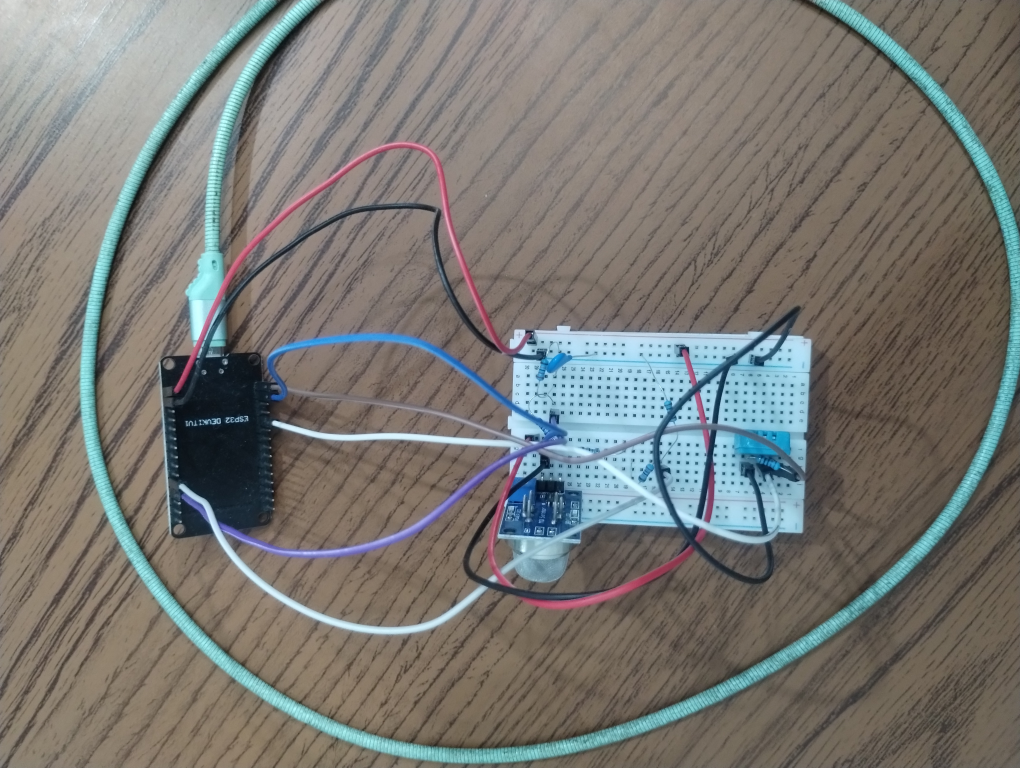
#> input picture fotos/prototipo_casa_1.jpg, 4080 x 3072 px, found by its file name (shown at 1/4 size)
$ python gerar_figs_artigo.py
#> lines starting #> are read from the running program, lines starting #| are printed output that depends on the picture
# Figuras 1, 2 e 3 do artigo, na largura de uma coluna (8,4 cm).
import numpy as np, matplotlib
matplotlib.use('Agg')
import matplotlib.pyplot as plt
from matplotlib.patches import FancyBboxPatch
from matplotlib.ticker import MultipleLocator
from PIL import Image, ImageOps, ImageDraw, ImageFont
CM=1/2.54; OUT='figuras/'
plt.rcParams.update({'font.family':'DejaVu Sans','font.size':7,'axes.linewidth':0.7})
INK='#1f1f1f'; EDGE='#555555'; ACC='#1f4e79'

fig=plt.figure(figsize=(8.4*CM,7.8*CM)); ax=fig.add_axes([0,0,1,1]); ax.set_xlim(0,84); ax.set_ylim(0,78); ax.axis('off')
def box(x,y,w,h,txt,bold=None,fs=6.3,fc='white',ec=EDGE,lw=0.8):
    ax.add_patch(FancyBboxPatch((x,y),w,h,boxstyle='round,pad=0,rounding_size=1.2',fc=fc,ec=ec,lw=lw))
    ax.text(x+w/2,y+h/2,txt,ha='center',va='center',fontsize=fs,color=INK,linespacing=1.25,fontweight=bold or 'normal')
def arr(x1,y1,x2,y2,lbl=None,dx=1,ha='left'):
    ax.annotate('',xy=(x2,y2),xytext=(x1,y1),arrowprops=dict(arrowstyle='-|>',color=EDGE,lw=0.7,mutation_scale=6,shrinkA=0,shrinkB=0))
    if lbl: ax.text((x1+x2)/2+dx,(y1+y2)/2,lbl,fontsize=5.6,color='#555555',ha=ha,va='center')
box(2,62,24,10,'MQ-135\nresistência $R_S$',fs=6.5)
box(30,62,24,10,'Régua USB\n5 V',fs=6.5)
box(58,62,24,10,'DHT11\nT e UR',fs=6.5)
box(2,43,24,14,'$R_L$ = 135,4 kΩ\ndivisor 213/215 kΩ\nC = 4,7 nF',fs=6)
box(30,43,24,14,'divisor\n440/100 kΩ\n(mede $V_{CC}$)',fs=6)
arr(14,62,14,57); arr(42,62,42,57); arr(70,62,70,38.5,'GPIO4',dx=1)
box(2,24,80,14.5,'',fc='#eaf0f6',ec=ACC,lw=1.1)
ax.text(42,34.6,'ESP32 DevKit V1',ha='center',va='center',fontsize=6.8,fontweight='bold',color=INK)
ax.text(42,28.4,'ADC1 (GPIO34 e GPIO35) · 1.500 amostras a cada 30 s\nlinha resumida gravada na flash (LittleFS)',ha='center',va='center',fontsize=5.9,color=INK,linespacing=1.3)
arr(14,43,14,38.5,'GPIO34',dx=1); arr(42,43,42,38.5,'GPIO35',dx=1)
box(2,4,24,13,'Wi-Fi a cada ~6 h\nhora (NTP)\nenvio em lotes',fs=5.9)
box(30,4,24,13,'Planilha\nem nuvem\n(Apps Script)',fs=5.9)
box(58,4,24,13,'Página de\nsituação',fs=5.9)
arr(14,24,14,17); arr(26,10.5,30,10.5); arr(54,10.5,58,10.5)
ax.text(1,77.4,'(a)',fontsize=7,fontweight='bold',va='top')
fig.savefig(OUT+'fig1a_diagrama.png',dpi=400,facecolor='white'); plt.close(fig)

im=ImageOps.exif_transpose(Image.open('fotos/prototipo_casa_1.jpg'))
s=im.size[0]/1506
#> s = 2.04
im=im.crop([int(v*s) for v in (300,280,1270,1680)]).rotate(90,expand=True)
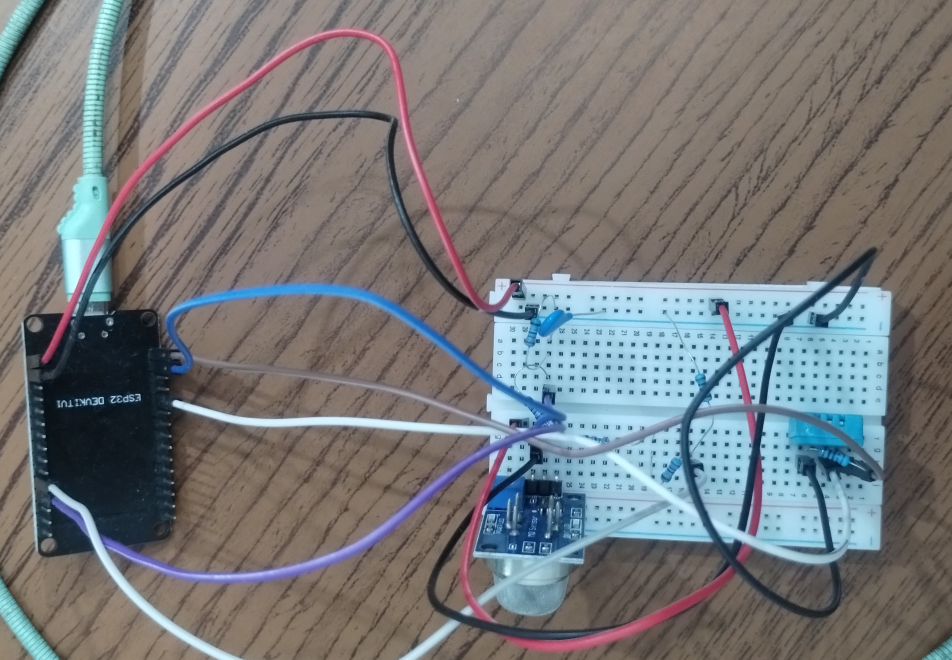
#> im: PIL image 2855x1979 RGB (shown at 1/3 size); mean R, G, B 118.6, 119.8, 121.4
W=1600; im=im.resize((W,int(im.size[1]*W/im.size[0])))
d=ImageDraw.Draw(im); f=ImageFont.truetype('/usr/share/fonts/truetype/dejavu/DejaVuSans-Bold.ttf',46)
print('foto 1b',im.size)
#| foto 1b (1600, 1109)
im.save(OUT+'_fig1b_base.jpg',quality=90)

labs=[('ESP32',(170,700),(230,1000)),('Cabo USB',(140,360),(330,90)),('MQ-135',(880,980),(1150,1050)),('DHT11',(1380,750),(1470,610)),('Capacitor 4,7 nF',(930,540),(1020,90))]
for t,a,b in labs:
    d.line([a,b],fill=(255,200,0),width=6)
    d.ellipse([a[0]-12,a[1]-12,a[0]+12,a[1]+12],fill=(255,200,0),outline='black',width=3)
    tb=d.textbbox(b,t,font=f,anchor='mm')
    d.rectangle([tb[0]-14,tb[1]-10,tb[2]+14,tb[3]+10],fill='white',outline='black',width=3)
    d.text(b,t,font=f,fill='black',anchor='mm')
#> this loop made 5 passes
#> tb on passes 1 to 5: (149, 981, 311, 1016), (205, 71, 456, 106), (1050, 1031, 1251, 1073), (1384, 592, 1556, 626), (807, 71, 1233, 116)
tb=d.textbbox((20,20),'(b)',font=f); d.rectangle([tb[0]-8,tb[1]-8,tb[2]+8,tb[3]+8],fill='white'); d.text((20,20),'(b)',font=f,fill='black')
#> after `tb = d.textbbox((20, 20), '(b)', font=f)`: tb = (20, 28, 95, 69)
im.save(OUT+'fig1b_prototipo.jpg',quality=88)

adc=np.array([333.0,646.4,861.2,1299.0,2199.4,3714.7]); v=np.array([0.1500,0.3000,0.4000,0.5900,0.9800,1.6225])
a,b=np.polyfit(adc,v,1); fit=a*adc+b; res=(fit-v)*1000; rms=float(np.sqrt((res**2).mean())); N=4095; fe=a*N+b
br=lambda fmt,*x:(fmt%x).replace('.',',')
fig,(ax,bx)=plt.subplots(2,1,figsize=(8.4*CM,7.0*CM),sharex=True,gridspec_kw={'height_ratios':[3,1],'hspace':0.12})
x=np.linspace(0,N,200)
ax.plot(x,2.2/N*x,ls=(0,(5,3)),lw=1.1,color='#8a8a8a',label='nominal (2,20 V)')
ax.plot(x,a*x+b,lw=1.2,color=ACC,label='ajuste afim')
ax.plot(adc,v,'o',ms=4,mfc='white',mec=ACC,mew=1.1,label='pontos medidos')
ax.annotate('',xy=(N,2.2),xytext=(N,fe),arrowprops=dict(arrowstyle='<->',color='#b03a2e',lw=0.9,shrinkA=0,shrinkB=0))
ax.text(N+90,(2.2+fe)/2,'+24 %',ha='left',va='center',fontsize=6.3,fontweight='bold',color='#b03a2e')
ax.text(N+90,2.2,'2,20 V',fontsize=6,color='#666666',va='center'); ax.text(N+90,fe,br('%.2f V',fe),fontsize=6,color=ACC,va='center',fontweight='bold')
ax.text(80,2.05,'V = 4,3332×10⁻⁴·N + 19,9 mV\nR² = 0,9997',fontsize=6,va='top',bbox=dict(boxstyle='round,pad=0.35',fc='#f7f7f5',ec='#d5d5d0',lw=0.6))
ax.set_ylabel('Tensão no pino (V)'); ax.set_ylim(0,2.35); ax.set_xlim(0,4700); ax.yaxis.set_major_locator(MultipleLocator(0.5))
ax.grid(axis='y',color='#e9e9e6',lw=0.6); ax.legend(loc='lower right',frameon=False,fontsize=6)
for sp in ('top','right'): ax.spines[sp].set_visible(False); bx.spines[sp].set_visible(False)
bx.axhspan(-rms,rms,color='#eef1f5'); bx.axhline(0,color='#666666',lw=0.7)
bx.vlines(adc,0,res,color=ACC,lw=0.9); bx.plot(adc,res,'o',ms=3.5,mfc='white',mec=ACC,mew=1)
bx.set_ylabel('Resíduo (mV)',fontsize=6); bx.set_xlabel('Contagem do conversor, N'); bx.set_ylim(-13,21); bx.yaxis.set_major_locator(MultipleLocator(10))
bx.xaxis.set_major_locator(MultipleLocator(1000))
fig.subplots_adjust(left=0.16,right=0.98,top=0.98,bottom=0.15)
fig.savefig(OUT+'fig2_calibracao.png',dpi=400,facecolor='white'); plt.close(fig)
#> after `fig.savefig(OUT + 'fig2_calibracao.png', dpi=400, facecolor='white')`:
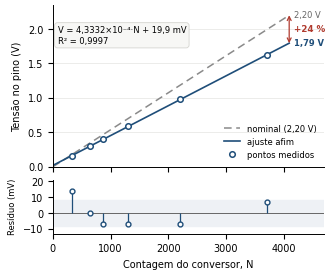
#> figure drawn by matplotlib, 2 panels
print('fe',fe,'rms',rms)

A=ImageOps.exif_transpose(Image.open('fotos/I09_instalacao_0510.jpg')); B=ImageOps.exif_transpose(Image.open('fotos/K13_instalacao_1310.jpg'))
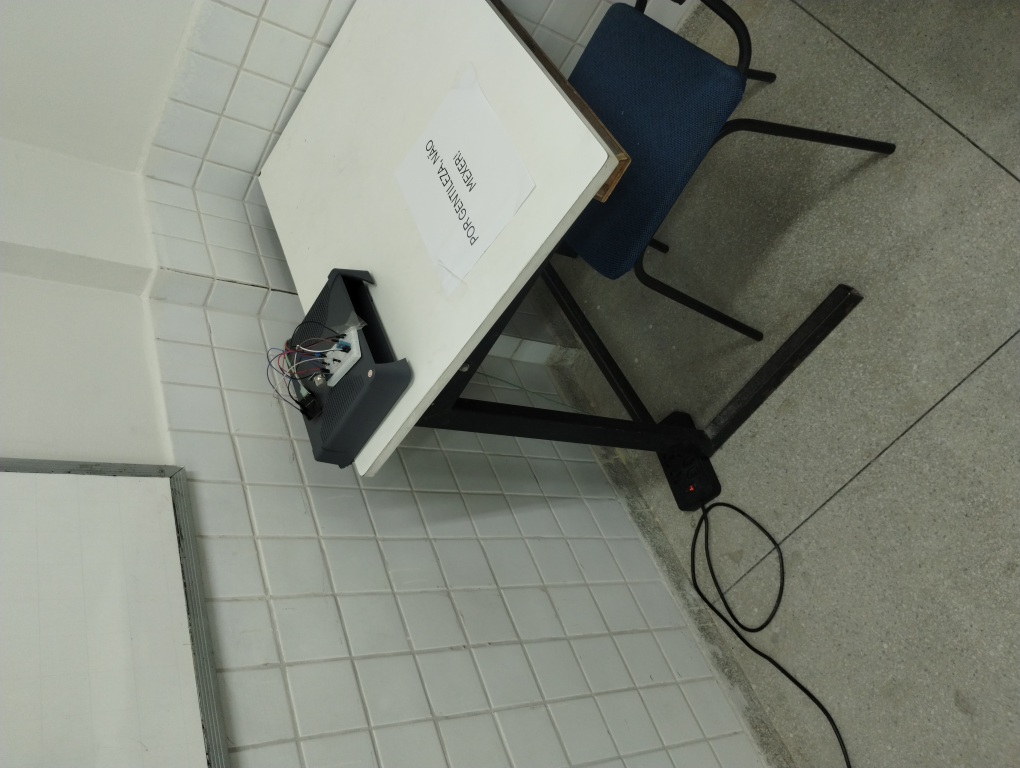
#> input picture fotos/I09_instalacao_0510.jpg, 4080 x 3072 px, found by its file name (shown at 1/4 size)
#> after `A = ImageOps.exif_transpose(Image.open('fotos/I09_instalacao_0510.jpg'`:
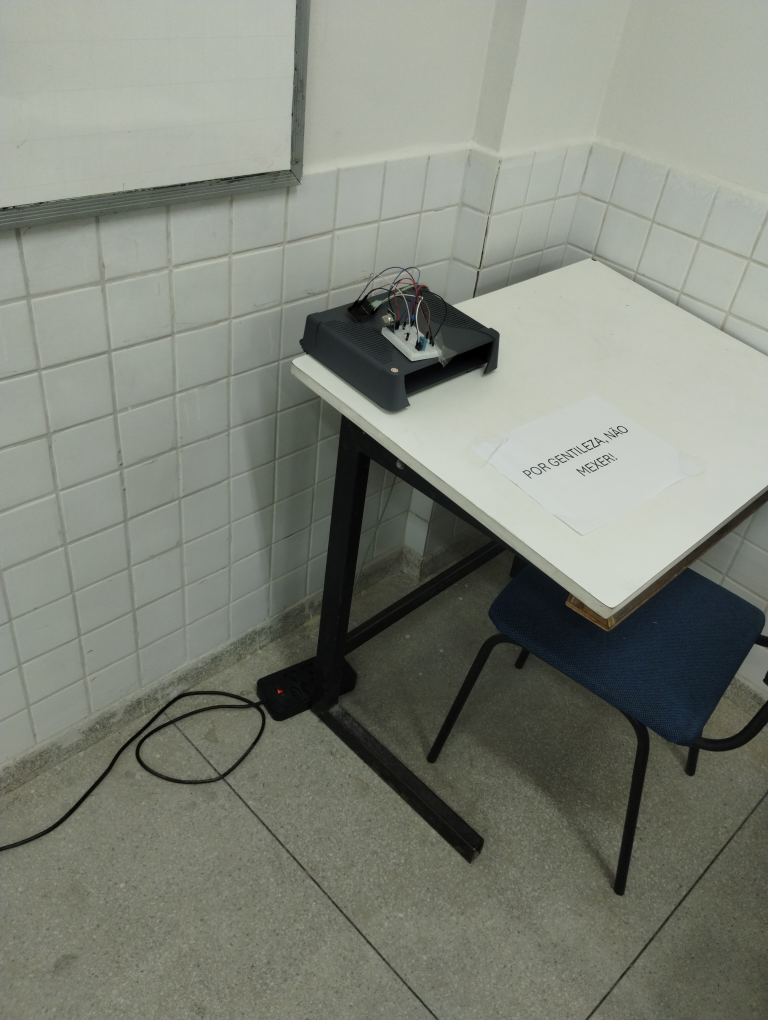
#> A: PIL image 3072x4080 RGB (shown at 1/4 size); mean R, G, B 127.7, 131.6, 121
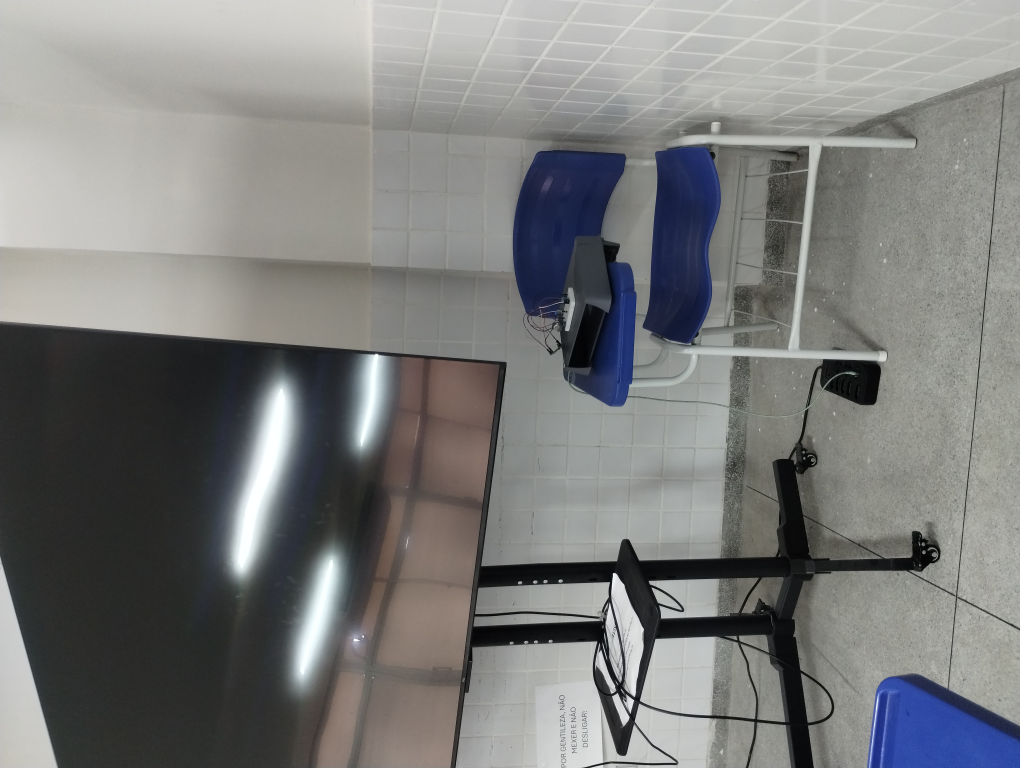
#> input picture fotos/K13_instalacao_1310.jpg, 4080 x 3072 px, found by its file name (shown at 1/4 size)
#> after `B = ImageOps.exif_transpose(Image.open('fotos/K13_instalacao_1310.jpg'`:
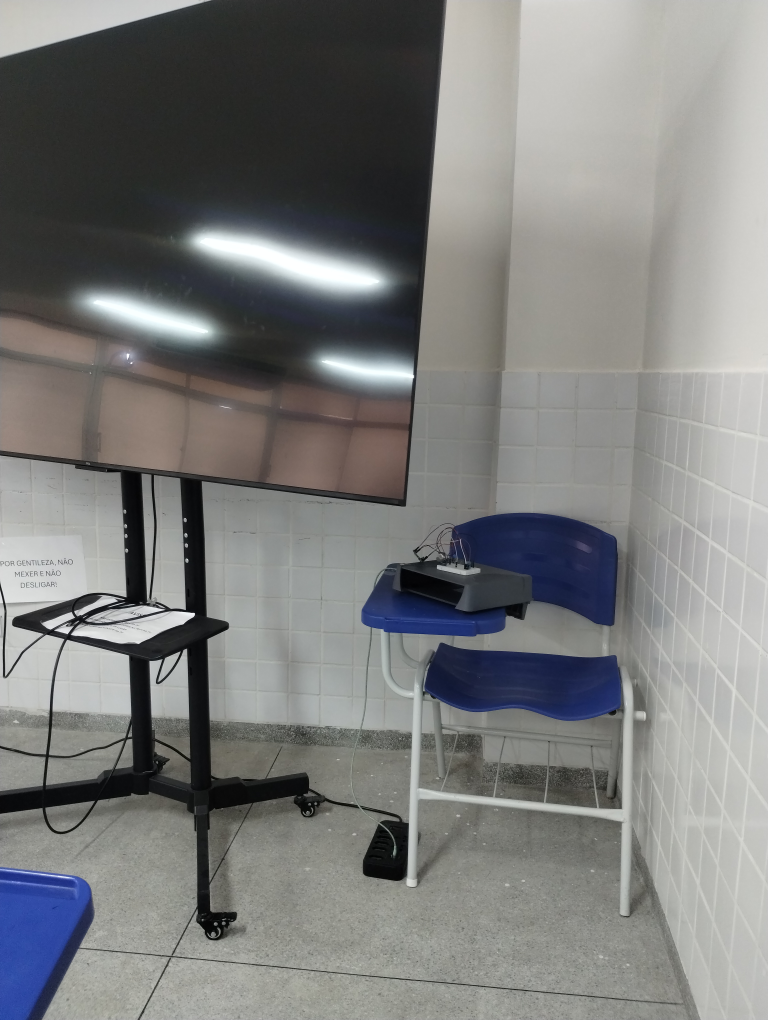
#> B: PIL image 3072x4080 RGB (shown at 1/4 size); mean R, G, B 124.1, 124.8, 124
H=1300
def fit_h(im): return im.resize((int(im.size[0]*H/im.size[1]),H))
A=fit_h(A); B=fit_h(B); gap=24
C=Image.new('RGB',(A.size[0]+B.size[0]+gap,H),'white'); C.paste(A,(0,0)); C.paste(B,(A.size[0]+gap,0))
#> after `C = Image.new('RGB', (A.size[0] + B.size[0] + gap, H), 'white')`: C: PIL image 1980x1300 RGB; every value is 255
d=ImageDraw.Draw(C); f2=ImageFont.truetype('/usr/share/fonts/truetype/dejavu/DejaVuSans-Bold.ttf',56)
for x0,t in ((14,'(a)'),(A.size[0]+gap+14,'(b)')):
    tb=d.textbbox((x0,14),t,font=f2); d.rectangle([tb[0]-8,tb[1]-8,tb[2]+8,tb[3]+8],fill='white'); d.text((x0,14),t,font=f2,fill='black')
#> this loop made 2 passes
#> tb on passes 1 to 2: (14, 23, 103, 73), (1016, 23, 1107, 73)
C.save(OUT+'fig3_instalacoes.jpg',quality=85); print('fig3',C.size,A.size,B.size)
#> after `C.save(OUT + 'fig3_instalacoes.jpg', quality=85)`:
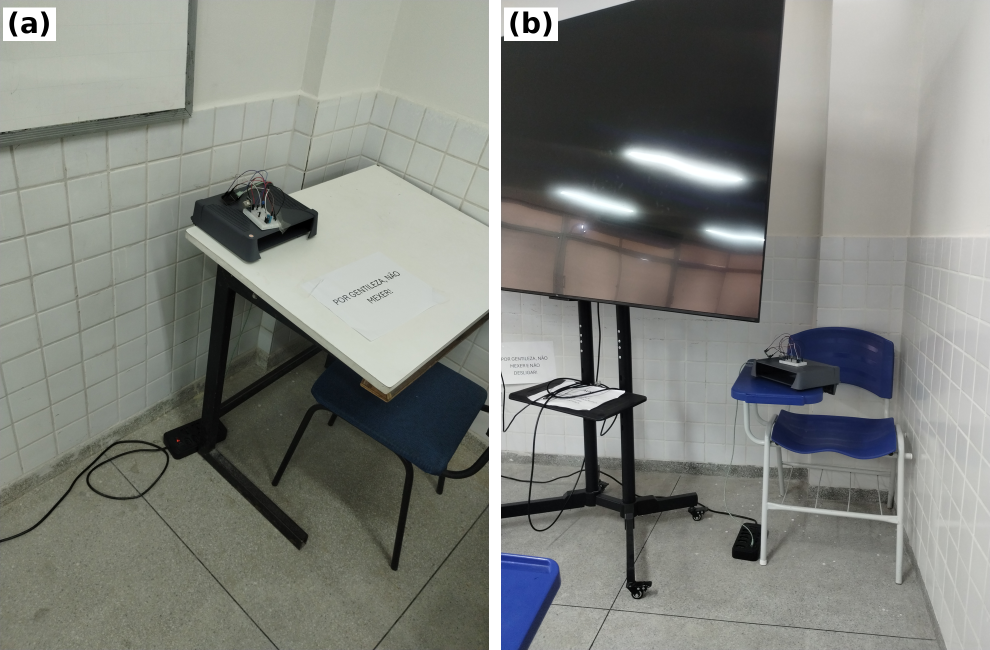
#> saved as fig3_instalacoes.jpg: PIL image 1980x1300 RGB (shown at 1/2 size); mean R, G, B 127.7, 129.9, 124.3
#| fig3 (1980, 1300) (978, 1300) (978, 1300)
